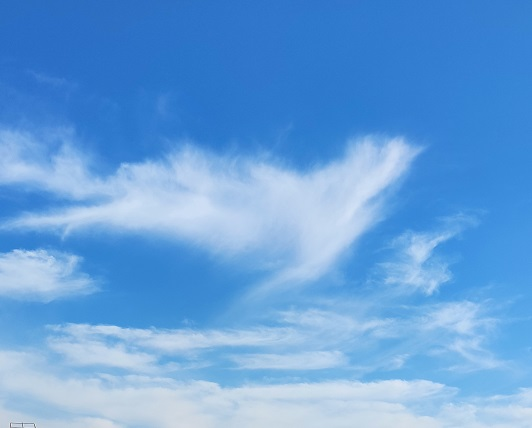
#> input picture imgnube2_1.jpg, 532 x 428 px
$ python sift.py
#> lines starting #> are read from the running program, lines starting #| are printed output that depends on the picture
### triangulation.py
#!/usr/bin/env python3
# -*- coding: utf-8 -*-
"""
Fuente: OpenCV
@author: nacho
"""
import cv2
import numpy as np

def triangulation(x1, x2, orientation_1, pos_1, orientation_2, pos_2):

    #Matriz calibración
    mtx=np.array([[1.54272784e+03, 0, 9.57409444e+02],
    [0, 1.54656053e+03, 6.29269967e+02],
    [0, 0, 1]])
    dist=np.array([0.01737745, -0.36542463, 0.01312702, -0.00285169,
    0.80215804])

    #Matriz mejorada
    h,  w = 1080, 1920
    newcameramtx, roi = cv2.getOptimalNewCameraMatrix(mtx, dist, (w,h), 1, (w,h))
    intrinsic=np.array(newcameramtx)

    ############################################################################################

    #Parametros imagen 1
    roll_1 = orientation_1[0]
    pitch_1 = orientation_1[1]
    yaw_1 = orientation_1[2]
    x_1 = pos_1[0]
    y_1 = pos_1[1]
    z_1 = pos_1[2]

    #Matriz de rotación imagen 1
    rotx_1=np.array([[1, 0, 0], [0, np.cos(roll_1), -np.sin(roll_1)], [0, np.sin(roll_1), np.cos(roll_1)]])
    roty_1=np.array([[np.cos(pitch_1), 0, np.sin(pitch_1)], [0, 1, 0], [-np.sin(pitch_1), 0, np.cos(pitch_1)]])
    rotz_1=np.array([[np.cos(yaw_1), -np.sin(yaw_1), 0], [np.sin(yaw_1), np.cos(yaw_1), 0], [0, 0, 1]])
    rot_1=np.matmul(rotz_1,roty_1)
    rot_1=np.matmul(rot_1,rotx_1)

    #Matriz de translación imagen 1
    trans_1=np.array([[x_1, y_1, z_1]])

    #Matriz extrínseca imagen 1
    extrinsic_1=np.concatenate((rot_1, trans_1.T), axis=1)

    #Matriz resultante imagen 1
    mat_1=np.matmul(intrinsic,extrinsic_1)

    #########################################################################################

    #Parametros imagen 2
    roll_2 = orientation_2[0]
    pitch_2 = orientation_2[1]
    yaw_2 = orientation_2[2]
    x_2 = pos_2[0]
    y_2 = pos_2[1]
    z_2 = pos_2[2]

    #Matriz de rotación imagen 2
    rotx_2=np.array([[1, 0, 0], [0, np.cos(roll_2), -np.sin(roll_2)], [0, np.sin(roll_2), np.cos(roll_2)]])
    roty_2=np.array([[np.cos(pitch_2), 0, np.sin(pitch_2)], [0, 1, 0], [-np.sin(pitch_2), 0, np.cos(pitch_2)]])
    rotz_2=np.array([[np.cos(yaw_2), -np.sin(yaw_2), 0], [np.sin(yaw_2), np.cos(yaw_2), 0], [0, 0, 1]])
    rot_2=np.matmul(rotz_2,roty_2)
    rot_2=np.matmul(rot_2,rotx_2)

    #Matriz de translación imagen 2
    trans_2=np.array([[x_2, y_2, z_2]])

    #Matriz extrínseca imagen 2
    extrinsic_2=np.concatenate((rot_2, trans_2.T), axis=1)

    #Matriz resultante imagen 2
    mat_2=np.matmul(intrinsic,extrinsic_2)

    #Triangulación
    p_3d = cv2.triangulatePoints(mat_1, mat_2, x1, x2)
    p_3d/=p_3d[3]

    print('Punto 3D calculado:',  p_3d.T)

    return p_3d

### sift.py
#!/usr/bin/env python3
# -*- coding: utf-8 -*-
"""
Fuente: OpenCV
@author: nacho
"""
import numpy as np
import cv2
from matplotlib import pyplot as plt
from triangulation import triangulation

#Imagenes
#imgname1 = 'imgnube1_1.jpg'
#imgname2 = 'imgnube1_2.jpg'
imgname1 = 'imgnube2_1.jpg'
imgname2 = 'imgnube2_2.jpg'

#Creamos objeto sift
sift = cv2.xfeatures2d.SIFT_create()

img1 = cv2.imread(imgname1)
#> img1 is the input picture: shape (428, 532, 3); mean B, G, R 219.3, 160.2, 102.8
gray1 = cv2.cvtColor(img1, cv2.COLOR_BGR2GRAY) # Procesamiento de imagen en escala de grises
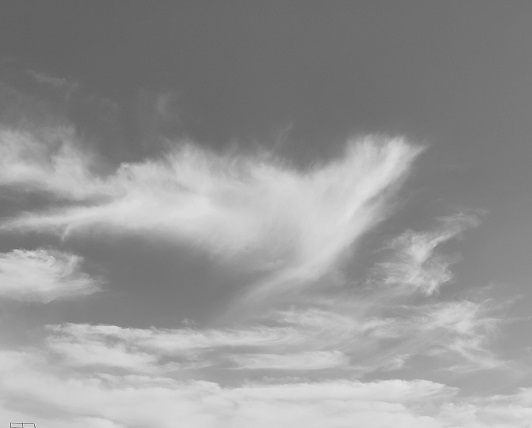
#> gray1: shape (428, 532); min 97, max 235, mean 149.8
kp1, des1 = sift.detectAndCompute(img1,None)   #des es el descriptor
#> kp1 = 54 keypoints; strongest (x, y, size): (179, 198, 65.5), (375, 167, 43), (326, 205, 71.7), (32, 241, 15.7)

img2 = cv2.imread(imgname2)
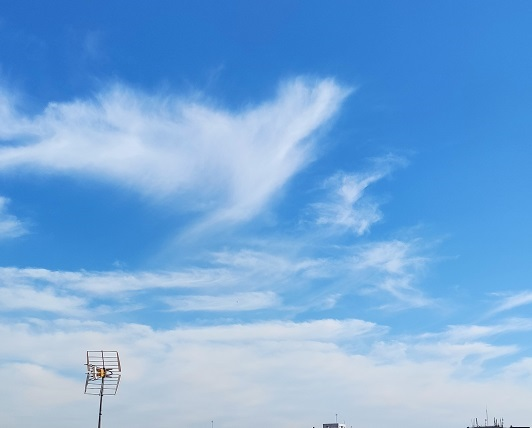
#> input picture imgnube2_2.jpg, 532 x 428 px
#> img2 is the input picture: shape (428, 532, 3); mean B, G, R 220.1, 169.3, 118.8
gray2 = cv2.cvtColor(img2, cv2.COLOR_BGR2GRAY)# Procesamiento de imagen en escala de grises
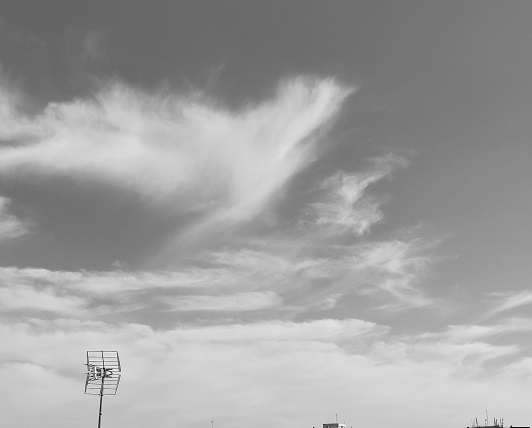
#> gray2: shape (428, 532); min 0, max 255, mean 159.9
kp2, des2 = sift.detectAndCompute(img2,None)  #des es el descriptor
#> kp2 = 55 keypoints; strongest (x, y, size): (108, 373, 2.2), (98, 370, 2.6), (106, 367, 1.9), (107, 376, 1.8)

hmerge = np.hstack((gray1, gray2)) #Costura horizontal
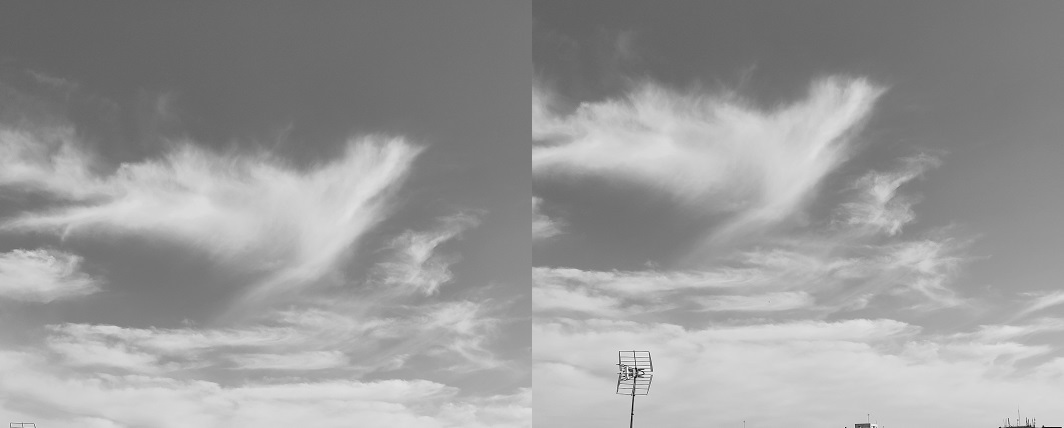
#> hmerge: shape (428, 1064); min 0, max 255, mean 154.9
cv2.imshow("gray", hmerge) #Mosaico se muestra en gris
cv2.waitKey(0)

img3 = cv2.drawKeypoints(img1,kp1,img1,color=(255,0,255)) # Dibuje los puntos característicos y muéstrelos como círculos rojos
img4 = cv2.drawKeypoints(img2,kp2,img2,color=(255,0,255)) # Dibuje los puntos característicos y muéstrelos como círculos rojos
hmerge = np.hstack((img3, img4)) #Costura horizontal
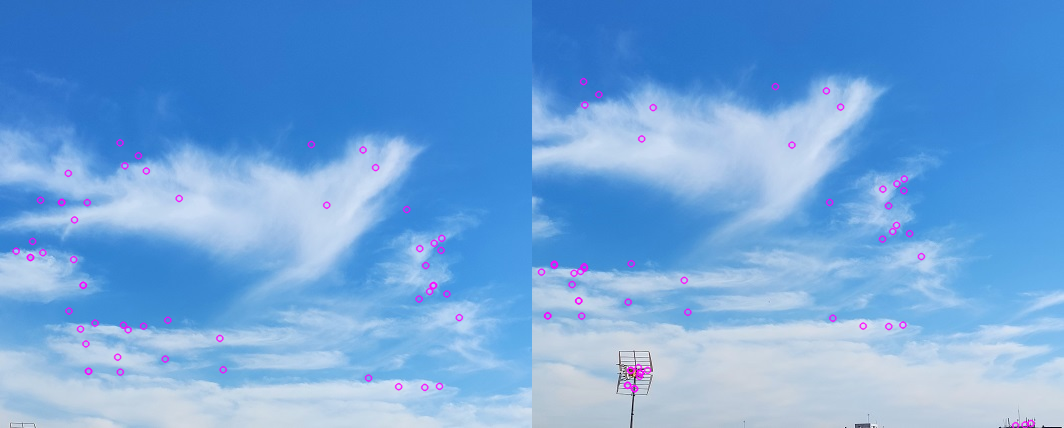
#> hmerge: shape (428, 1064, 3); mean B, G, R 219.9, 163.9, 111.4
cv2.imshow("point", hmerge) #Mosaico se muestra en gris
cv2.waitKey(0)

# BFMatcher resuelve
bf = cv2.BFMatcher()
matches = bf.knnMatch(des1,des2, k=2)
#> matches = 54 matches

# Ajustar relación
good = []
for m,n in matches:
    if m.distance < 0.5*n.distance:
        good.append([m])
#> this loop made 54 passes
#> after the loop, good = 27 matches

img5 = cv2.drawMatchesKnn(img1,kp1,img2,kp2,good[:10],None,flags=2)
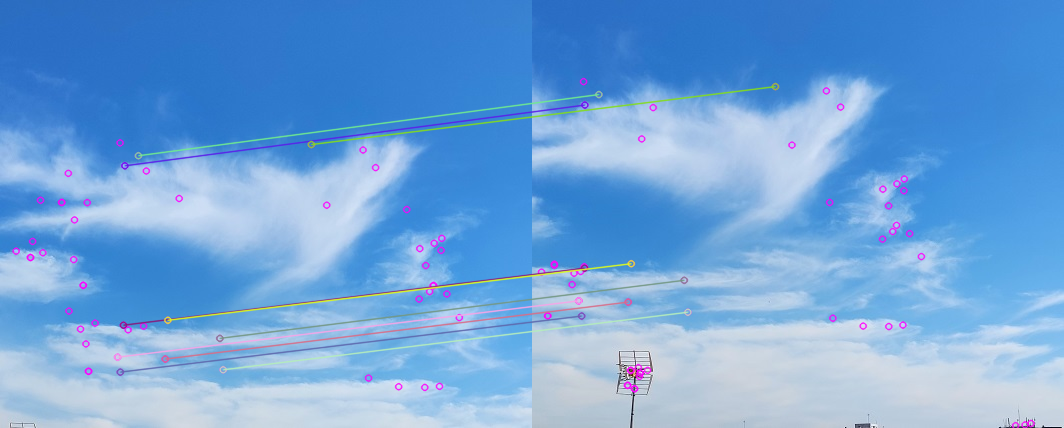
#> img5: shape (428, 1064, 3); mean B, G, R 218.7, 163.8, 111.9
cv2.imshow("BFmatch", img5)
cv2.waitKey(0)
cv2.destroyAllWindows()

for match in good:
      x1 = kp1[match[0].queryIdx].pt
      x2 = kp2[match[0].trainIdx].pt
#> this loop made 27 passes
#> (x1, x2) on passes 1 to 12: ((117.2, 356.7), (46.25, 300.4)), ((119.8, 371.6), (49.2, 315.6)), ((122.9, 324.7), (52.04, 267.7)), ((124.4, 165.3), (52.39, 104.6)), ((137.9, 155.3), (66.36, 94.07)), ((164.8, 358.5), (95.67, 301.6)), ((167.4, 319.7), (98.77, 263.2)), ((219.4, 337.9), (151.7, 279.8)), ((222.7, 369.3), (155.4, 311.8)), ((310.9, 144.1), (242.9, 86.1)), ((326.3, 204.7), (259.5, 144.5)), ((368.1, 377.6), (300.4, 317.7))

#Con el punto x1 y x2 haces la triangulación
#Orientacion y posicion se obtienen de la cámara en cada momento de la foto
orientation_1 = [0 ,0 ,0]
orientation_2 = [0, 0, 0]

pos_1 = [0, 0, 0]
pos_2 = [0, 0, 0]

p_3d = triangulation(x1, x2, orientation_1, pos_1, orientation_2, pos_2)
#> in triangulation, `p_3d = cv2.triangulatePoints(mat_1, mat_2, x1, x2)`: p_3d = [0, 0, 0, 1]
#| Punto 3D calculado: [[0. 0. 0. 1.]]
#> p_3d = [0, 0, 0, 1]
